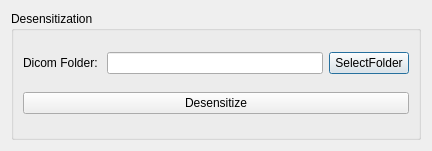
<?xml version="1.0" encoding="UTF-8"?>
<ui version="4.0">
 <class>Desensitization</class>
 <widget class="QDialog" name="Desensitization">
  <property name="geometry">
   <rect>
    <x>0</x>
    <y>0</y>
    <width>432</width>
    <height>151</height>
   </rect>
  </property>
  <property name="windowTitle">
   <string>Desensitization</string>
  </property>
  <layout class="QGridLayout" name="gridLayout">
   <item row="0" column="0">
    <widget class="QGroupBox" name="groupBox">
     <property name="title">
      <string>Desensitization</string>
     </property>
     <layout class="QVBoxLayout" name="verticalLayout">
      <item>
       <layout class="QHBoxLayout" name="horizontalLayout">
        <item>
         <widget class="QLabel" name="label">
          <property name="text">
           <string>Dicom Folder: </string>
          </property>
          <property name="scaledContents">
           <bool>true</bool>
          </property>
         </widget>
        </item>
        <item>
         <widget class="QLineEdit" name="lineEdit">
          <property name="readOnly">
           <bool>true</bool>
          </property>
         </widget>
        </item>
        <item>
         <widget class="QPushButton" name="pbSelectFolder">
          <property name="text">
           <string>SelectFolder</string>
          </property>
         </widget>
        </item>
       </layout>
      </item>
      <item>
       <widget class="QPushButton" name="pbDesensitize">
        <property name="text">
         <string>Desensitize</string>
        </property>
       </widget>
      </item>
     </layout>
    </widget>
   </item>
  </layout>
 </widget>
 <resources/>
 <connections/>
</ui>
